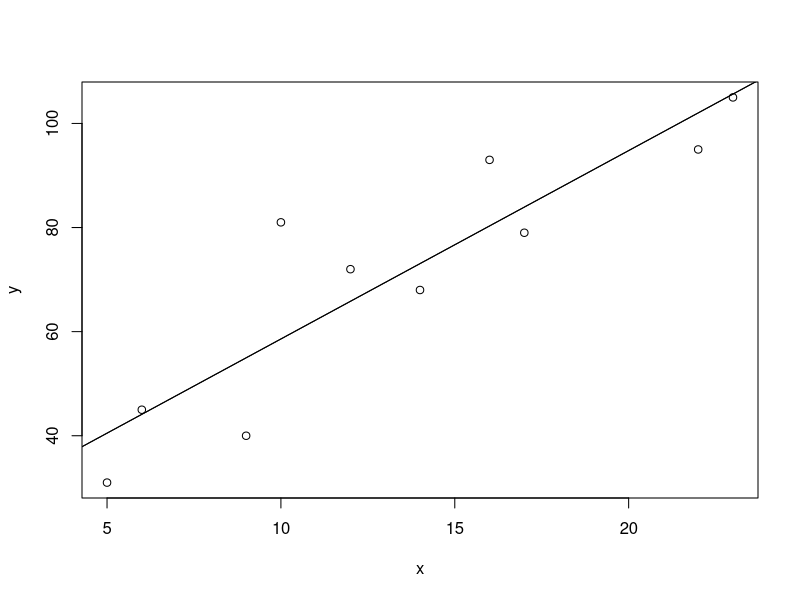

Write the R code that produced this figure.


###################################################################
#  1 regresja   wykres punktowy przedstawiający zależność wielkości produkcji od ilości zużytego 
###################################################################

#wyznaczyć relację miedzy końcową
#wielkością produkcji środków chemicznych Y (w kg) 
#w zależności od ilości zużytego surowca X (w litrach)

#a)punktowy przedstawiający zależność wielkości produkcji od ilości zużytego 

chem = read.csv("Reg_chemikalia.csv", sep=";")
x = chem$surowiec
y = chem$produkt

#a)
plot(y~x) # y~x = y zależy od x 

###################################################################

#b
#Wyznacz i zinterpretuj kowariancję próbkową między ilością zużytego surowca a wielkością produkcji.


n = length(x)
cov(x, y) #138.4889 
1/(n-1)*(sum(x*y)-length(x)*(mean(x)*mean(y))) #138.4889


# Kowariancja nie jest zerowa, a więc istnieje pewna 
# liniowa zależność między ilością produktu a wykorzystaną ilością surowcem
###################################################################

# c
#Wyznacz i zinterpretuj współczynnik korelacji.

cor(x, y) #0.895
cov(x, y)/(sd(x)*sd(y)) #0.895

# Istnieje bardzo silna dodatnia zależność liniowa między 
# ilością produktu, a wykorzystaną ilośćią surowca 
###################################################################

#d
#Wyznacz ocenę prostej regresji między wielkością produkcji a ilością zużytego surowca.

#LSE
b1hat = cov(x, y)/var(x) #3.619
b0hat = mean(y) - b1hat*mean(x) #22.404

prosta = lm(y~x)
prosta$coefficients #Intercept = b0hat, x = b1hat
b0hat = prosta$coefficients[1]
b1hat = prosta$coefficients[2]

# y =  22.404 + 3.619*x 

###################################################################

#e) 
#Dodaj do wykresu punktowego prostą regresji.
curve(b0hat + b1hat*x, 0, 30, add=T)
abline(prosta)
###################################################################

#f)
#W jaki sposób zmieni się wielkość produkcji, jeśli ilość surowca wzrośnie o 1 litr? 
# Wzrośnie o współczynnik b1, jako, że x jest wyznaczony w litrach 
# i nie trzeba zmieniać jednostek


###################################################################

#g)
#Jaka będzie wielkość produkcji, jeśli zużyjemy do produkcji 20 litrów surowca?
b0hat + b1hat*20 #94.78571 kg
predict(prosta, data.frame(x=20))
###################################################################

#h)
#Jaka będzie wielkość produkcji, jeśli zużyjemy do produkcji 15 litrów surowca?
b0hat + b1hat*15 #76.69 kg
predict(prosta, data.frame(x=15))

predict(prosta, data.frame(x=c(15,20)))


###################################################################

#i)
#Oceń dopasowanie prostej regresji do danych.
#Współczynnik determinacji
Rsq = cov(x, y)^2/(var(x)*var(y)) #80.1 %
Rsq = cor(x,y)^2

# Zmienność wielkość produkcji w 80% wyjaśniona 
# jest przez zmienność ilości surowca 205 to zmienność losowa

# Przy 80% wyjaśnionej zmienności można odpuścić znajdowanie 
# bardziej skomplikowanych modeli

###################################################################

#j
#Zweryfikuj test o istotności regresji. 
#Przyjmij poziom istotności 5%. Zinterpretuj wynik

alpha = 0.05

# H0: b1 = 0 H1: b1 != 0

anova(lm(y~x)) #p.val = 0.0004617 

# alpha = 0.05 > p.val -> odrzucamy H0

# Na poziomie istotności 5% dane potwierdzają, że regresja liniowa jest istotna





